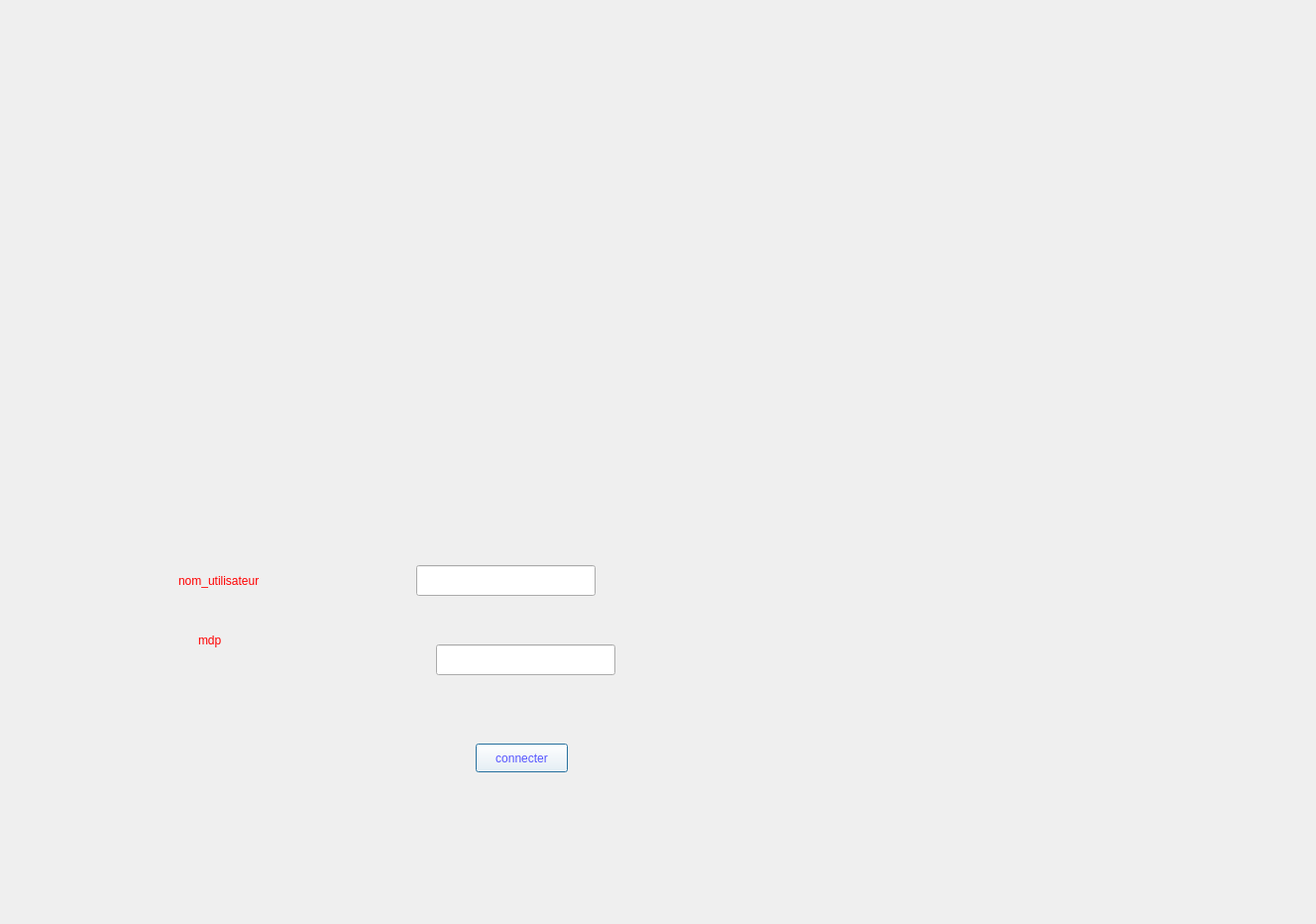
<?xml version="1.0" encoding="UTF-8"?>
<ui version="4.0">
 <class>login</class>
 <widget class="QDialog" name="login">
  <property name="geometry">
   <rect>
    <x>0</x>
    <y>0</y>
    <width>1328</width>
    <height>932</height>
   </rect>
  </property>
  <property name="windowTitle">
   <string>Dialog</string>
  </property>
  <widget class="QLabel" name="label">
   <property name="geometry">
    <rect>
     <x>180</x>
     <y>570</y>
     <width>111</width>
     <height>31</height>
    </rect>
   </property>
   <property name="styleSheet">
    <string notr="true">color: rgb(255, 0, 0);</string>
   </property>
   <property name="text">
    <string>nom_utilisateur</string>
   </property>
  </widget>
  <widget class="QLineEdit" name="le_mdp">
   <property name="geometry">
    <rect>
     <x>440</x>
     <y>650</y>
     <width>181</width>
     <height>31</height>
    </rect>
   </property>
   <property name="styleSheet">
    <string notr="true"/>
   </property>
  </widget>
  <widget class="QLabel" name="label_2">
   <property name="geometry">
    <rect>
     <x>200</x>
     <y>630</y>
     <width>81</width>
     <height>31</height>
    </rect>
   </property>
   <property name="styleSheet">
    <string notr="true">color: rgb(255, 0, 0);</string>
   </property>
   <property name="text">
    <string>mdp</string>
   </property>
  </widget>
  <widget class="QPushButton" name="pb_connecter">
   <property name="geometry">
    <rect>
     <x>480</x>
     <y>750</y>
     <width>93</width>
     <height>29</height>
    </rect>
   </property>
   <property name="styleSheet">
    <string notr="true">background-color: rgb(255, 255, 255);
color: rgb(85, 85, 255);</string>
   </property>
   <property name="text">
    <string>connecter</string>
   </property>
  </widget>
  <widget class="QLineEdit" name="le_nom">
   <property name="geometry">
    <rect>
     <x>420</x>
     <y>570</y>
     <width>181</width>
     <height>31</height>
    </rect>
   </property>
   <property name="styleSheet">
    <string notr="true"/>
   </property>
  </widget>
  <widget class="QLabel" name="label_3">
   <property name="geometry">
    <rect>
     <x>80</x>
     <y>-30</y>
     <width>941</width>
     <height>1011</height>
    </rect>
   </property>
   <property name="text">
    <string/>
   </property>
  </widget>
  <zorder>label_3</zorder>
  <zorder>label</zorder>
  <zorder>le_mdp</zorder>
  <zorder>label_2</zorder>
  <zorder>pb_connecter</zorder>
  <zorder>le_nom</zorder>
 </widget>
 <resources/>
 <connections/>
</ui>
